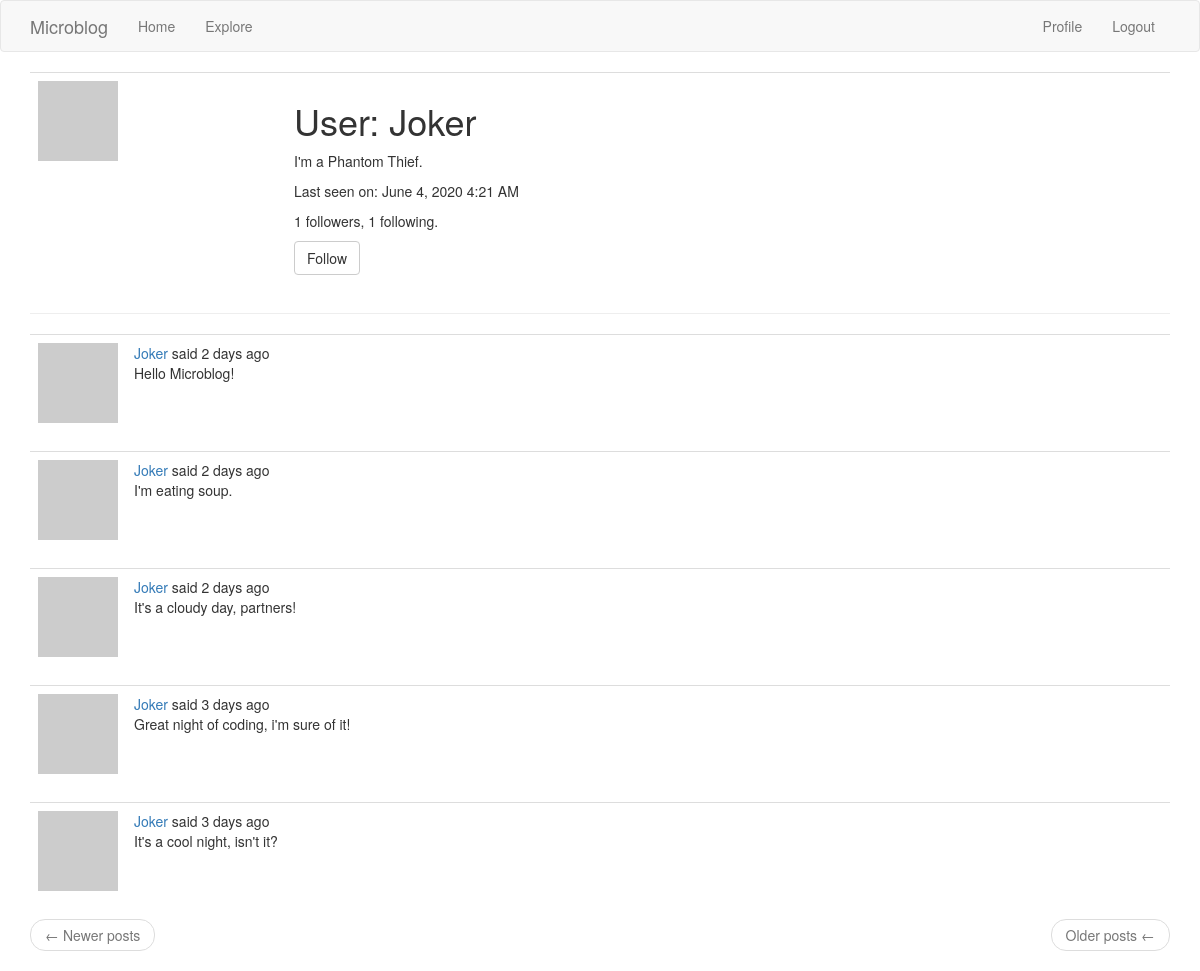
The page /user/Joker (signed in) on the database its author committed.
### app/models.py (models this page shows, shortened)
class User(UserMixin, db.Model):
    __tablename__ = "user"
    id = db.Column(db.Integer, primary_key=True)
    username = db.Column(db.String(64), index=True, unique=True)
    email = db.Column(db.String(120), index=True, unique=True)
    password_hash = db.Column(db.String(128))
    posts = db.relationship('Post', backref='author', lazy='dynamic')
    about_me = db.Column(db.String(140))
    last_seen = db.Column(db.DateTime, default=datetime.utcnow)
    followed = db.relationship(
        'User', secondary=followers,
        primaryjoin=(followers.c.follower_id == id),
        secondaryjoin=(followers.c.followed_id == id),
        backref=db.backref('followers', lazy='dynamic'), lazy='dynamic'
    )
    @login.user_loader
    def load_user(id):
        return User.query.get(int(id))
    def avatar(self, size):
        digest = md5(self.email.lower().encode('utf-8')).hexdigest()
        return 'https://www.gravatar.com/avatar/{}?d=identicon&s={}'.format(digest, size)
    def is_following(self, user):
        return self.followed.filter(
            followers.c.followed_id == user.id).count() > 0

class Post(db.Model):
    __tablename__ = "post"
    id = db.Column(db.Integer, primary_key=True)
    body = db.Column(db.String(140))
    timestamp = db.Column(db.DateTime, index=True, default=datetime.utcnow)
    user_id = db.Column(db.Integer, db.ForeignKey('user.id'))

### app/routes.py (the view)
@app.route('/user/<username>')
@login_required
def user(username):
    user = User.query.filter_by(username=username).first_or_404()
    page = request.args.get('page', 1, type=int)
    posts = user.posts.order_by(Post.timestamp.desc()).paginate(
        page, app.config['POSTS_PER_PAGE'], False)
    next_url = url_for('user', username=user.username, page=posts.next_num) \
        if posts.has_next else None
    prev_url = url_for('user', username=user.username, page=posts.prev_num) \
        if posts.has_prev else None
    form = EmptyForm()
    return render_template('user.html', user=user, posts=posts.items,
                            next_url=next_url, prev_url=prev_url, form=form)

### app/forms.py
class EmptyForm(FlaskForm):
    submit = SubmitField(_l('Submit'))

### app/routes.py (called while the page is built)
@app.before_request
def before_request():
    if current_user.is_authenticated:
        current_user.last_seen = datetime.utcnow()
        db.session.commit()

### app/templates/user.html (shortened to what this page needs)
{% extends "layout.html" %}
{% block app_content %}
    <table class="table table-hover">
        <tr>
            <td width="256px">
                <img src="{{ user.avatar(128) }}"/>
            </td>
            <td>
                <h1>{{ _('User:')}} {{ user.username }}</h1>
                {% if user.about_me %}<p>{{ user.about_me }}</p>{% endif %}
                {% if user.last_seen %}<p>{{ _('Last seen on:') }} {{ moment(user.last_seen).format('LLL') }}</p>{% endif %}
                <p>{{ user.followers.count() }} {{ _('followers,') }} {{ user.followed.count() }} {{ _('following.') }}</p>
                {% if user == current_user %}
                <p><a href="{{ url_for('edit_profile') }}">{{ _('Edit your profile') }}</a></p>
                {% elif not current_user.is_following(user) %}
                <p>
                    <form action="{{ url_for('follow', username=user.username) }}" method="post">
                        {{ form.submit(value='Follow', class_='btn btn-default') }}
                    </form>
                </p>
                {% endif %}
            </td>
        </tr>
    </table>
    <hr/>
    {% for post in posts %}
        {% include '_post.html' %}
    {% endfor %}
    <nav aria-label="...">
        <ul class="pager">
            <li class="previous{% if not prev_url %} disabled {% endif %}">
                <a href="{{ prev_url or '#' }}">
                    <span aria-hidden="true">&larr;</span> {{ _('Newer posts') }}
                </a>
            </li>
            <li class="next{% if not next_url %} disabled {% endif %}">
                <a href="{{ next_url or '#' }}">
                    {{ _('Older posts') }} <span aria-hidden="true">&larr;</span>
                </a>
            </li>
        </ul>
    </nav>
{% endblock %}

### app/templates/_post.html (shortened to what this page needs)
<table class="table table-hover">
    <tr>
        <td width="70px">
            <a href="{{ url_for('user', username=post.author.username) }}">
                <img src="{{ post.author.avatar(36) }}">
            </a>
        </td>
        <td>
            {{ _('%(username)s said %(when)s',
                username=user_link, when=moment(post.timestamp).fromNow())}}
            <br/>
            {{ post.body }}
        </td>
    </tr>
</table>

### rows shown on the page
User: username "Joker", about_me "I'm a Phantom Thief.", last_seen "June 4, 2020 4:21 AM"
Post: body "Hello Microblog!"
Post: body "I'm eating soup."
Post: body "It's a cloudy day, partners!"
Post: body "Great night of coding, i'm sure of it!"
Post: body "It's a cool night, isn't it?"

### other values the page prints
{{ user.followers.count() }} "1"
{{ user.followed.count() }} "1"
